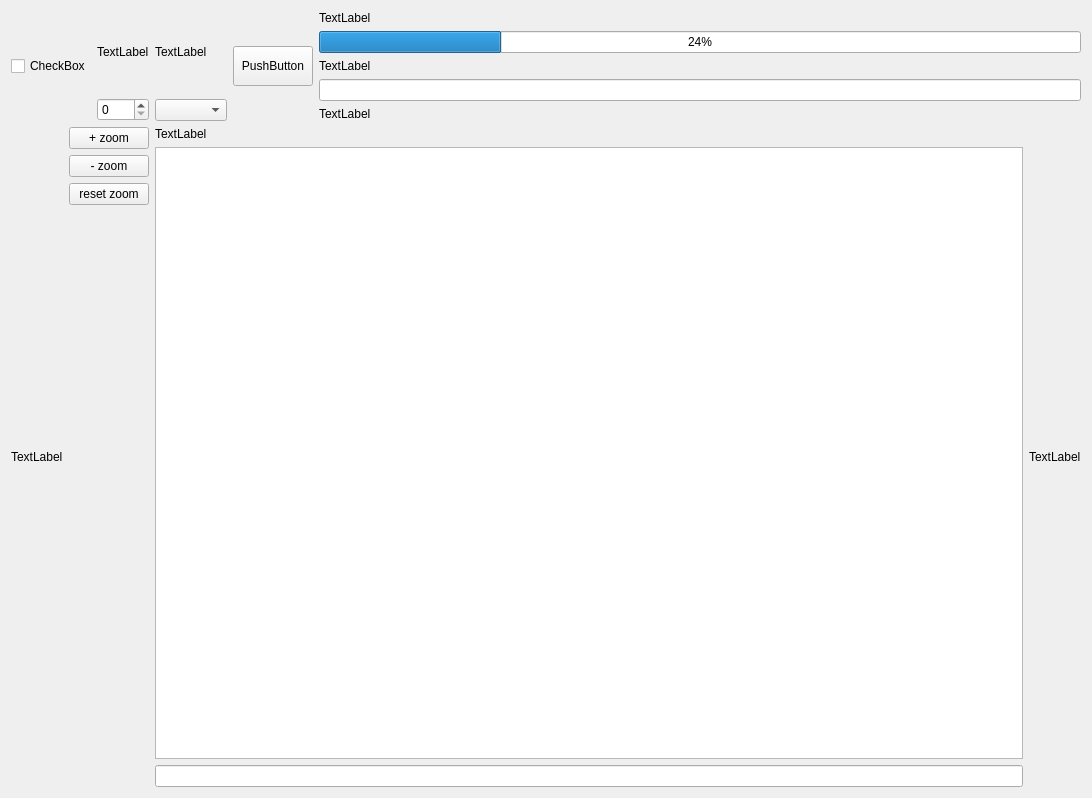
<?xml version="1.0" encoding="UTF-8"?>
<ui version="4.0">
 <class>Form</class>
 <widget class="QWidget" name="Form">
  <property name="geometry">
   <rect>
    <x>0</x>
    <y>0</y>
    <width>1092</width>
    <height>798</height>
   </rect>
  </property>
  <property name="windowTitle">
   <string>Form</string>
  </property>
  <layout class="QVBoxLayout" name="verticalLayout">
   <item>
    <layout class="QHBoxLayout" name="top_layer">
     <item>
      <widget class="QCheckBox" name="fixed_chk">
       <property name="text">
        <string>CheckBox</string>
       </property>
      </widget>
     </item>
     <item>
      <layout class="QVBoxLayout" name="periods_lt">
       <item>
        <widget class="QLabel" name="periods_lb">
         <property name="text">
          <string>TextLabel</string>
         </property>
        </widget>
       </item>
       <item>
        <widget class="QSpinBox" name="periods_sb"/>
       </item>
      </layout>
     </item>
     <item>
      <layout class="QVBoxLayout" name="time_constant_lt">
       <item>
        <widget class="QLabel" name="time_constant_lb">
         <property name="text">
          <string>TextLabel</string>
         </property>
        </widget>
       </item>
       <item>
        <widget class="QComboBox" name="time_constant_cb"/>
       </item>
      </layout>
     </item>
     <item>
      <widget class="QPushButton" name="start_bt">
       <property name="minimumSize">
        <size>
         <width>0</width>
         <height>40</height>
        </size>
       </property>
       <property name="text">
        <string>PushButton</string>
       </property>
      </widget>
     </item>
     <item>
      <layout class="QVBoxLayout" name="progress_lt">
       <item>
        <widget class="QLabel" name="progress_lb">
         <property name="text">
          <string>TextLabel</string>
         </property>
        </widget>
       </item>
       <item>
        <widget class="QProgressBar" name="exp_bar">
         <property name="value">
          <number>24</number>
         </property>
        </widget>
       </item>
       <item>
        <widget class="QLabel" name="current_lb">
         <property name="text">
          <string>TextLabel</string>
         </property>
        </widget>
       </item>
       <item>
        <widget class="QLineEdit" name="current_le"/>
       </item>
       <item>
        <widget class="QLabel" name="time_remaining_lb">
         <property name="text">
          <string>TextLabel</string>
         </property>
        </widget>
       </item>
      </layout>
     </item>
    </layout>
   </item>
   <item>
    <layout class="QHBoxLayout" name="bot_layer">
     <item>
      <layout class="QVBoxLayout" name="chart_lt">
       <item>
        <widget class="QLabel" name="chart_lb">
         <property name="text">
          <string>TextLabel</string>
         </property>
        </widget>
       </item>
      </layout>
     </item>
     <item>
      <layout class="QVBoxLayout" name="map_button_vl">
       <item>
        <widget class="QPushButton" name="zoom_in_bt">
         <property name="text">
          <string>+ zoom</string>
         </property>
        </widget>
       </item>
       <item>
        <widget class="QPushButton" name="zoom_out_bt">
         <property name="text">
          <string>- zoom</string>
         </property>
        </widget>
       </item>
       <item>
        <widget class="QPushButton" name="zoom_reset_bt">
         <property name="text">
          <string>reset zoom</string>
         </property>
        </widget>
       </item>
       <item>
        <spacer name="verticalSpacer">
         <property name="orientation">
          <enum>Qt::Vertical</enum>
         </property>
         <property name="sizeHint" stdset="0">
          <size>
           <width>20</width>
           <height>40</height>
          </size>
         </property>
        </spacer>
       </item>
      </layout>
     </item>
     <item>
      <layout class="QVBoxLayout" name="map_vl">
       <item>
        <widget class="QLabel" name="map_lb">
         <property name="text">
          <string>TextLabel</string>
         </property>
        </widget>
       </item>
       <item>
        <widget class="QGraphicsView" name="map_view">
         <property name="sizePolicy">
          <sizepolicy hsizetype="Expanding" vsizetype="Expanding">
           <horstretch>0</horstretch>
           <verstretch>0</verstretch>
          </sizepolicy>
         </property>
         <property name="minimumSize">
          <size>
           <width>300</width>
           <height>0</height>
          </size>
         </property>
        </widget>
       </item>
       <item>
        <widget class="QLineEdit" name="map_le"/>
       </item>
      </layout>
     </item>
     <item>
      <layout class="QVBoxLayout" name="histogram_vl">
       <item>
        <widget class="QLabel" name="histogram_lb">
         <property name="text">
          <string>TextLabel</string>
         </property>
        </widget>
       </item>
      </layout>
     </item>
    </layout>
   </item>
  </layout>
 </widget>
 <resources/>
 <connections/>
</ui>
